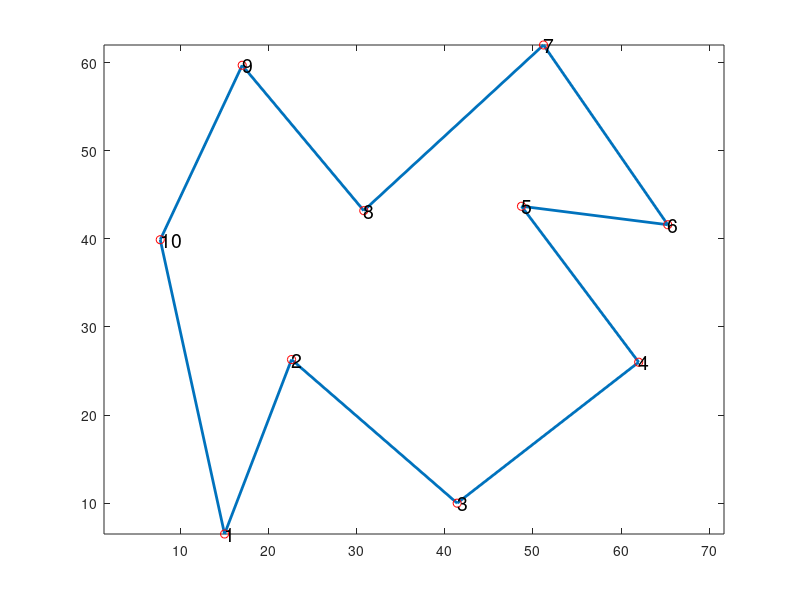

Recreate this plot in MATLAB. (Note: this script raises an error after producing the figure.)
clear
close all
casotest=input('case test # (between 1 and 19)  ');
%%%%% case tests from #1 to #5 are taken by
% J.Zhao, X.Wang, An Algorithm to Searching for the Kernel of a 
% Simple Polygon, 2010 International Conference on Computer 
% Application and System  Modeling (ICCASM 2010), Taiyuan, 2010, 
% pp. V3-455-V3-457, doi:10.1109/ICCASM.2010.5620799.
% case tests from #6 to #9 are taken by
% https://github.com/gaganso/simple_polygon_kernel/blob/master/dll.py
% case tests from #10 to #13 are taken by
% https://github.com/filip256/PolygonKernel/blob/main/examples/
% case test #14 is taken by 
% S. Hong, H. Nagamochi,Convex drawings of graphs with non-convex 
% boundary constraints, Discrete Applied Mathematics,156, No. 12, (2008), 2368--2380
switch casotest
    case 1
       xvert=[20.4 5.6 24.7 30.2 67.4 59.9 63.6 43.5 41];
       yvert=[13.5 40.9 49.2 69.5 64.3 48.4 27.6 31.6 18.8];
    case 2
       xvert=[9.2 23.2 14.7 30.8 59.2 53.9 73.7 53.1 41.8 14.4];
       yvert=[22.2 32.1 48.4 64.4 55.9 33.3 22.3 12.5 21.8 7.2];
    case 3
        xvert=[41.2 18.6 20.4  7.1  4.1 17.4  38.3 61.9 61.9 44.8];
        yvert=[6    9.3  31.9 21.8 38.4 56.3 51   62.3 22.9 31.9];
    case 4
        xvert=[13.4 7.8 28.7  33.7 65.1 56.3 72.4 63.6 55.6 30 27.7 ];
        yvert=[30.2 41.5 47.5 61.6 52.5 39.2 37.2 10.3 17.9 7.3 26.1];
    case 5
        xvert=[7.7  17.  30.8 51.2  65.3 48.7 62. 41.4 22.6 15.];
        yvert=[39.9 59.7 43.2 62    41.6 43.7  26 10   26.3 6.5];
    case 6
        xvert=[1.774193548387097 6.1088709677419351 10.362903225806452 14.939516129032256 12.439516129032256 16.25 5.0604838709677411 8.0241935483870961];
       yvert=[ 3.9339826839826841 5.7196969696969706 4.0422077922077921 2.283549783549784 11.563852813852815 15.405844155844157 18.814935064935067 13.620129870129873];
    case 7
       xvert=[3.3266129032258061, 5.8870967741935489, 8.5887096774193559,11.25, 11.754032258064516, 15.7258064516129, 15.06048387096774,  18.004032258064516, 10.806451612903224, 3.689516129032258, 6.8145161290322571, 8.870967741935484, 9.4153225806451601, 3.991935483870968];
       yvert=[ 4.312770562770563, 9.3722943722943732, 5.7196969696969706, 2.2294372294372291, 8.425324675324676, 8.9935064935064943, 13.971861471861473 17.516233766233768, 19.410173160173162, 18.463203463203467, 16.677489177489178,  15.703463203463205, 12.943722943722944, 13.430735930735931];
     case 8
      xvert=[3.588709677419355, 6.4919354838709671, 13.608870967741936, 15.866935483870968, 16.693548387096772, 11.068548387096772,9.3951612903225801,  3.9516129032258061, 8.125, 2.520161290322581, 1.55241935483871, 1.028225806451613];
      yvert=[ 3.4199134199134198, 5.6926406926406923, 5.4220779220779232, 5.2326839826839837, 10.50865800865801, 11.212121212121213, 17.353896103896105, 18.354978354978357, 13.511904761904763, 10.535714285714286, 7.1807359307359313, 1.3365800865800868];
    case 9
         xvert=[3.245967741935484, 8.3266129032258078, 8.3266129032258078, 11.471774193548388,15.544354838709676, 19.254032258064516, 19.052419354838708, 18.608870967741936, 10.362903225806452, 5.1814516129032251, 4.05241935483871, 0.94758064516129004, 3.125, 2.0161290322580649];
         yvert=[3.5010822510822512, 2.337662337662338, 5.6114718614718626, 5.3138528138528152, 2.283549783549784, 4.258658008658009, 8.0735930735930737, 11.780303030303031, 12.754329004329005, 13.701298701298704, 18.030303030303031, 17.813852813852815, 13.863636363636367, 9.9404761904761916];
    case 10
        xvert=[500,407,275,318,381,264,94,235,396,241,86,290,436,433,453,547,593,639,737,713,678,781,871,741,844,958,865,771,844,902,795,724,744];
        yvert=[219,131,63,187,317,276,272,370,441,494,589,592,539,699,880,731,594,723,896,685,557,628,680,536,515,529,420,373,326,236,231,284,166];
    case 11
        xvert=[441   445   431   439   381   358   239   320   308   385 290   284   135   285   288   382   309   324   227   339 ...
           356   451   401   419   412   485   516   542   562   590 667   654   670   639   715   728   902   764   770   661 ...
           778   778   904   772   766   666   741   732   811   692 654   588   611   588   584   553   517   508   487   470];
        yvert=[39   110   121   219   145   164    90   198   221   299   265   295   317   362   380   392   452   484   563   520 ...
           533   471   566   575   706   597   605   508   610   604   725   584   572   480   528   509   580   455   427   389 ...
          369   342   304   291   269   270   210   193    92   155   136   232   122   121    26   115   109   218   109   108 ];
        yvert=-yvert; % the output figure of the example in github is up side down
        % 
    case 12
        xvert=[ 456   358   362   491   677   729   763   621   456];
        yvert=[ 227   258   369   516   555   436   265   354   354];
    case 13
        xvert=[564   592   626   689   663   644   611   650   705   767   698   651   606   621   618   590   563   536   528   505 ...
           454   405   423   455   487   459   420   374   417   470   510   528   527   534   547   545   544 ];
        yvert=[577   614   636   650   617   577   546   554   541   491   488   468   471   429   371   295   362   409   448   422 ...
            409   389   471   508   516   531   542   547   578   582   570   597   634   686   669   632   600];
    case 14
      xvert=[ 79   123   115   157   171   127   126   163   121   113    93    58    54    12    56    25    79    ];
      yvert=[  0     0    43    24    37    75    92   150   127   153   117   148   117   112    73    33    34];  
     case 15
       xvert=[1.1298    3.7151    6.6484   15.7468   16.6417   10.9739   10.2281    7.0462 ];
       yvert=[1.3440    3.3327    6.0175    5.2220   10.5915   11.0390   14.7678   14.7181  ];
     case 16
        xvert=[0.0    0.3541    0.6805    0.6283    0.3495    0.1];
        yvert=[0.7967    0.6365    0.7967    0.1    0.3427    0.0994 ];
    case 17 
        xvert=[ 0.2681    0.3541    0.4423    0.5124    0.5826    0.6278    0.6278    0.8563    0.6482    0.4762    0.0826    0.3450];
        yvert=[  0.0668    0.2448    0.4110    0.2448    0.0638    0.2982    0.4288    0.4674    0.5950    0.7018    0.4674    0.4733];
    case 18
        xvert=[ 0.5170    0.5170    0.5170    0.8133    0.9333    0.9333    0.6618    0.5215    0.5215    0.3043    0.3292    0.1233];
        yvert=[ 0.0875    0.3220    0.4644    0.4644    0.4674    0.7136    0.7077    0.7166    0.9332    0.9362    0.4644    0.4763];
    case 19
        xvert=[10.9417   10.9417   10.9188   10.4162   10.1421    9.4567    9.1597    9.7766    9.0912   10.5533   10.7132   11.3757 ];
        yvert=[11.9803   12.5971   13.4424   11.9118   11.4092   11.6833   10.7467   10.3583   10.1527    8.9876    8.1194    7.2742];
    otherwise
        error('there is no test associated to this number')
end
area_components=xvert.*yvert([2:end,1]) - ...
                      xvert([2:end,1]).*yvert;
area= sign(sum((area_components)));
if area==-1    % the vertices are given clockwise. Therefore
    % we change the order to have the polygon with vertices
    % counterclockwise
xvert=xvert(end:-1:1);
yvert=yvert(end:-1:1);
end
n=length(xvert);
figure
plot([xvert xvert(1)], [yvert yvert(1)],'LineWidth',2)
hold on
plot(xvert,yvert,'ro')
for i=1:length(xvert)
text(xvert(i),yvert(i), num2str(i),'FontSize',14)
end
axis equal
[kernx,kerny,kernP]=funkernel(xvert,yvert);
if ~isempty(kernx)
     plot(kernx,kerny,'mo','MarkerFaceColor','m')
     plot([kernx, kernx(1)], [kerny,kerny(1)],'m','LineWidth',2)
     patch([kernx, kernx(1)], [kerny,kerny(1)],'m')
     axis equal
 else
      title('kernel empty')
       axis equal
end
axis off